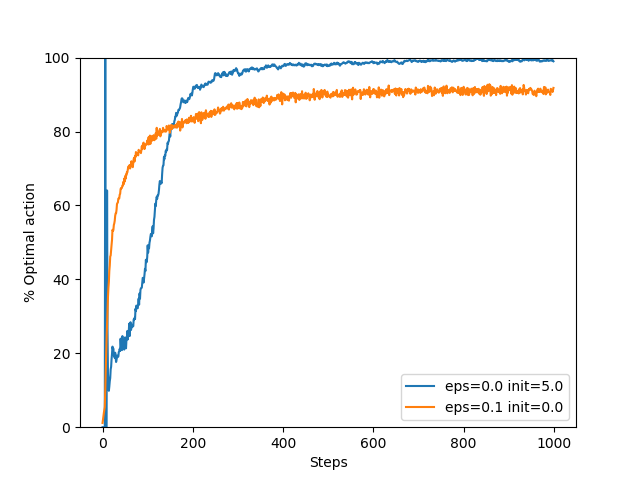

The script that drew this image:
import numpy as np
import matplotlib.pyplot as plt
from bandit_env import BanditEnv
from eps_greedy import EpsGreedyActor

runs = 2000
steps = 1000
k = 10
alpha = 0.1

env = BanditEnv(k)

fig = plt.figure()

for (eps, init) in [(0.,5.),(0.1,0.)]:
    #reward_hist = np.zeros(steps)
    percent_correct_action = np.zeros(steps)
    
    for run in range(runs):
        actor = EpsGreedyActor(env, eps, init, alpha)
        rewards, correct_actions = actor.run(steps)
        #reward_hist += (rewards - reward_hist)/(run+1)
        percent_correct_action += correct_actions

    plt.plot(range(steps), percent_correct_action/runs*100, label="eps="+str(eps)+" init="+str(init))
    plt.ylim([0, 100])
    plt.ylabel("% Optimal action")
    plt.xlabel("Steps")

plt.legend()
plt.show()
